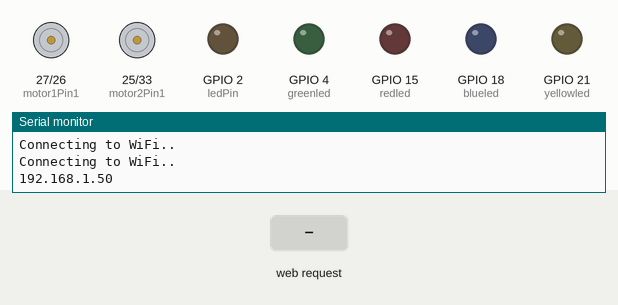
Simulated run of this sketch. Board: ESP32. Shown: motor-driver pin pairs drawn as motors (green arrow = first pin HIGH = forward, orange = second pin HIGH = backward, longer = more drive, scaled by the enable pin), output pins drawn as LEDs (lit = HIGH), the last lines printed to the serial monitor. The inputs (shaded band) are chosen by the test bench. WiFi joins after 1.5 s; servers stay silent unless stated; storage starts empty.

Above: at 3.2 s.
3.3 s: HTTP request GET /FORWARD received
At 4.7 s:
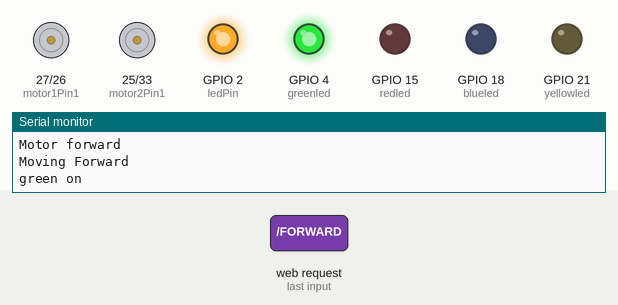
5.0 s: HTTP request GET /BACKWARD received
At 6.0 s:
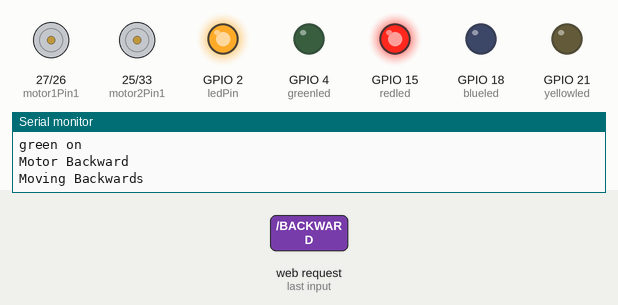
6.7 s: HTTP request GET /RIGHT received
At 7.4 s:
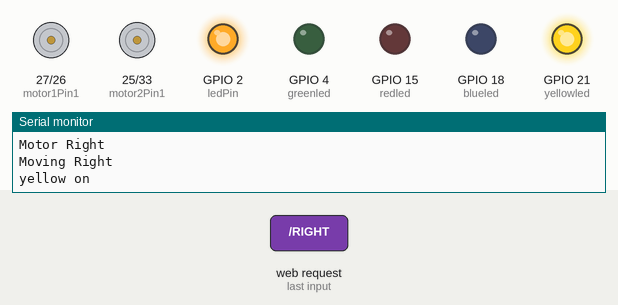
8.4 s: HTTP request GET /LEFT received
At 9.8 s:
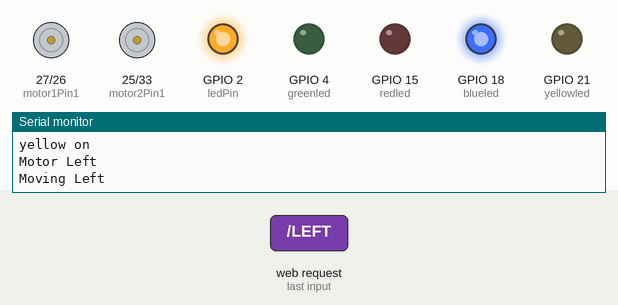
10.1 s: HTTP request GET /SLOW received
At 11.0 s:
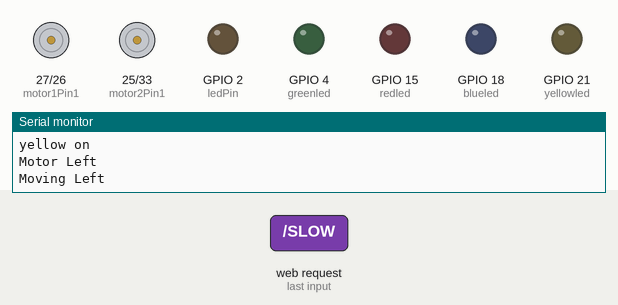
11.6 s: HTTP request GET /STOP received
Timing chart, 0 to 14.1 s (numbered marks = the images above; inputs shaded):
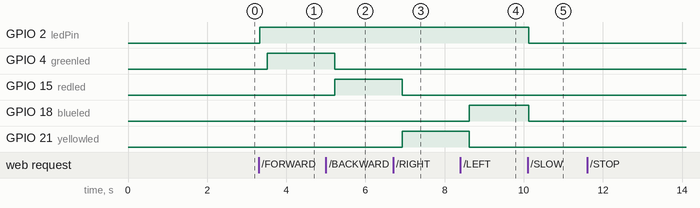

The sketch:

ESP32_Async_Web_Server.ino
```cpp
/*********
  Rui Santos
  Complete project details at https://randomnerdtutorials.com
*********/

// Import required libraries
#include "WiFi.h"
#include "ESPAsyncWebServer.h"
#include "SPIFFS.h"

// Replace with your network credentials
const char* ssid = "4G-UFI-351D";
const char* password = "1234567890";

// Set LED GPIO
const int ledPin = 2;
// Stores LED state
String ledState;

// Create AsyncWebServer object on port 80
AsyncWebServer server(80);
int Speed;
// Motor A
int motor1Pin1 = 27;
int motor1Pin2 = 26;
int enable1Pin = 14;
int SliderValue;
// Motor B
int motor2Pin1 = 25;
int motor2Pin2 = 33;
int enable2Pin = 32;
int valueString;
// Setting PWM properties
const int freq = 30000;
const int pwmChannel1 = 0;
const int pwmChannel2 = 1;
const int resolution = 8; //resolution of pulse width mod 8bit = 0-255 that we can vary the value
//int dutyCycle = 200;
// Declare the pins to which the LEDs are connected
int greenled = 4;
int redled = 15;
int blueled = 18;
int yellowled = 21;
String greenstate = "off";// state of green LED
String redstate = "off";// state of red LED
String bluestate = "off";// state of green LED
String yellowstate = "off";// state of red LED
// Replaces placeholder with LED state value
String processor(const String& var){
  Serial.println(var);
  if(var == "STATE"){
    if(digitalRead(ledPin)){
      ledState = "ON";
    }
    else{
      ledState = "OFF";
    }
    Serial.print(ledState);
    return ledState;
  }
  return String();
}

void setup(){

  pinMode(greenled, OUTPUT);
  pinMode(redled, OUTPUT);
  pinMode(blueled, OUTPUT);
  pinMode(yellowled, OUTPUT);

  // sets the pins as outputs:
  pinMode(motor1Pin1, OUTPUT);
  pinMode(motor1Pin2, OUTPUT);
  pinMode(enable1Pin, OUTPUT);

  pinMode(motor2Pin1, OUTPUT);
  pinMode(motor2Pin2, OUTPUT);
  pinMode(enable2Pin, OUTPUT);

  // configure LED PWM functionalitites
  ledcSetup(pwmChannel1, freq, resolution);
  ledcSetup(pwmChannel2, freq, resolution);

  // attach the channel to the GPIO to be controlled
  ledcAttachPin(enable1Pin, pwmChannel1);
  ledcAttachPin(enable2Pin, pwmChannel2); // attach pwm to D25

  // Serial port for debugging purposes
  Serial.begin(115200);
  pinMode(ledPin, OUTPUT);

  // Initialize SPIFFS
  if(!SPIFFS.begin(true)){
    Serial.println("An Error has occurred while mounting SPIFFS");
    return;
  }

  // Connect to Wi-Fi
  WiFi.begin(ssid, password);
  while (WiFi.status() != WL_CONNECTED) {
    delay(1000);
    Serial.println("Connecting to WiFi..");
  }

  // Print ESP32 Local IP Address
  Serial.println(WiFi.localIP());
  // Route for root / web page
  server.on("/", HTTP_GET, [](AsyncWebServerRequest *request){
    request->send(SPIFFS, "/index.html", String(), false, processor);
  });

  // Route to load style.css file
  server.on("/style.css", HTTP_GET, [](AsyncWebServerRequest *request){
    request->send(SPIFFS, "/style.css", "text/css");
  });

  // Route to set GPIO to HIGH
  server.on("/FORWARD", HTTP_GET, [](AsyncWebServerRequest *request){
    digitalWrite(ledPin, HIGH);
    Serial.println("Motor forward");
    MotorForward(Speed);
    Serial.println("green on");
    //greenstate = "on";
    digitalWrite(greenled, HIGH);
    digitalWrite(yellowled, LOW);
    digitalWrite(redled, LOW);
    digitalWrite(blueled, LOW);
    request->send(SPIFFS, "/index.html", String(), false, processor);
  });

  // Route to set GPIO to HIGH
  server.on("/BACKWARD", HTTP_GET, [](AsyncWebServerRequest *request){
    digitalWrite(ledPin, HIGH);
    Serial.println("Motor Backward");
    MotorBackward(Speed);
    //Serial.println("red on");
    greenstate = "on";
    digitalWrite(greenled, LOW);
    digitalWrite(yellowled, LOW);
    digitalWrite(redled, HIGH);
    digitalWrite(blueled, LOW);
    request->send(SPIFFS, "/index.html", String(), false, processor);
  });

  // Route to set GPIO to HIGH
  server.on("/RIGHT", HTTP_GET, [](AsyncWebServerRequest *request){
    digitalWrite(ledPin, HIGH);
    Serial.println("Motor Right");
    MotorRight(Speed);
    Serial.println("yellow on");
    //greenstate = "on";
    digitalWrite(greenled, LOW);
    digitalWrite(yellowled, HIGH);
    digitalWrite(redled, LOW);
    digitalWrite(blueled, LOW);
    request->send(SPIFFS, "/index.html", String(), false, processor);
  });

  // Route to set GPIO to HIGH
  server.on("/LEFT", HTTP_GET, [](AsyncWebServerRequest *request){
    digitalWrite(ledPin, HIGH);
    Serial.println("Motor Left");
    MotorLeft(Speed);
    //Serial.println("blue on");
    //greenstate = "on";
    digitalWrite(greenled, LOW);
    digitalWrite(yellowled, LOW);
    digitalWrite(redled, LOW);
    digitalWrite(blueled, HIGH);
    request->send(SPIFFS, "/index.html", String(), false, processor);
  });

    // Route to set GPIO to LOW
  server.on("/SLOW", HTTP_GET, [](AsyncWebServerRequest *request){
    digitalWrite(ledPin, LOW);
    //Serial.println("Motor Stop");
    Speed = 100;
    digitalWrite(greenled, LOW);
    digitalWrite(yellowled, LOW);
    digitalWrite(redled, LOW);
    digitalWrite(blueled, LOW);
    request->send(SPIFFS, "/index.html", String(), false, processor);
  });

  server.on("/FAST", HTTP_GET, [](AsyncWebServerRequest *request){
    digitalWrite(ledPin, HIGH);
    Serial.println("Motor forward");
    digitalWrite(greenled, LOW);
    digitalWrite(yellowled, LOW);
    digitalWrite(redled, LOW);
    digitalWrite(blueled, LOW);
    Speed = 250;
    request->send(SPIFFS, "/index.html", String(), false, processor);
  });

  server.on("/NORMAL", HTTP_GET, [](AsyncWebServerRequest *request){
    digitalWrite(ledPin, HIGH);
    Serial.println("Motor forward");
    digitalWrite(greenled, LOW);
    digitalWrite(yellowled, LOW);
    digitalWrite(redled, LOW);
    digitalWrite(blueled, LOW);
    Speed = 170;
    request->send(SPIFFS, "/index.html", String(), false, processor);
  });

  // Route to set GPIO to LOW
  server.on("/STOP", HTTP_GET, [](AsyncWebServerRequest *request){
    digitalWrite(ledPin, LOW);
    Serial.println("Motor Stop");
    digitalWrite(greenled, LOW);
    digitalWrite(yellowled, LOW);
    digitalWrite(redled, LOW);
    digitalWrite(blueled, LOW);
    MotorStop();
    request->send(SPIFFS, "/index.html", String(), false, processor);
  });

server.on("/Slider", HTTP_GET, [](AsyncWebServerRequest *request){
  digitalWrite(ledPin, LOW);
  digitalWrite(greenled, LOW);
  digitalWrite(yellowled, LOW);
  digitalWrite(redled, LOW);
  digitalWrite(blueled, LOW);
  if(request->hasParam("Speed")){
    String speedValue = request->getParam("Speed")->value();
    Speed = speedValue.toInt();
  }
  request->send(SPIFFS, "/index.html", String(), false, processor);
  Serial.println(Speed);
});

  // Start server

  server.begin();
}

void loop(){
}


void MotorForward(int Speed)
{
  ledcWrite(pwmChannel1, Speed);
  ledcWrite(pwmChannel2, Speed);
  Serial.println("Moving Forward");
  digitalWrite(motor1Pin1, LOW);
  digitalWrite(motor1Pin2, HIGH);
  digitalWrite(motor2Pin1, HIGH);  //swap motor wiring if spin in different direction!
  digitalWrite(motor2Pin2, LOW);
  delay(200);


}

void MotorBackward(int Speed)
{
  ledcWrite(pwmChannel1, Speed);
  ledcWrite(pwmChannel2, Speed);
  Serial.println("Moving Backwards");
  digitalWrite(motor1Pin1, HIGH);
  digitalWrite(motor1Pin2, LOW);
  digitalWrite(motor2Pin1, LOW);
  digitalWrite(motor2Pin2, HIGH);
  delay(200);
}

void MotorLeft(int Speed)
{
  ledcWrite(pwmChannel1, Speed);
  ledcWrite(pwmChannel2, Speed);
  Serial.println("Moving Left");
  digitalWrite(motor1Pin1,HIGH);
  digitalWrite(motor1Pin2,LOW);
  digitalWrite(motor2Pin1,LOW);
  digitalWrite(motor2Pin2,LOW);
  delay(200);
}

void MotorRight(int Speed)
{
  ledcWrite(pwmChannel1, Speed);
  ledcWrite(pwmChannel2, Speed);
  Serial.println("Moving Right");
  digitalWrite(motor1Pin1,LOW);
  digitalWrite(motor1Pin2,LOW);
  digitalWrite(motor2Pin1,HIGH);
  digitalWrite(motor2Pin2,LOW);
  delay(200);
}

void MotorStop()
{
  ledcWrite(pwmChannel1, Speed);
  ledcWrite(pwmChannel2, Speed);
  Serial.println("Motor stopped");
  digitalWrite(motor1Pin1, LOW);
  digitalWrite(motor1Pin2, LOW);
  digitalWrite(motor2Pin1, LOW);
  digitalWrite(motor2Pin2, LOW);
  delay(200);
}
```

Measured:
- after the input at 3.3 s, GPIO 2 (ledPin): LOW → HIGH at once; GPIO 4 (greenled): LOW → HIGH after 0.22 s
- after the input at 5.0 s, GPIO 4 (greenled): HIGH → LOW after 0.22 s; GPIO 15 (redled): LOW → HIGH after 0.22 s
- after the input at 6.7 s, GPIO 15 (redled): HIGH → LOW after 0.22 s; GPIO 21 (yellowled): LOW → HIGH after 0.22 s
- after the input at 8.4 s, GPIO 18 (blueled): LOW → HIGH after 0.22 s; GPIO 21 (yellowled): HIGH → LOW after 0.22 s
- after the input at 10.1 s, GPIO 2 (ledPin), GPIO 18 (blueled): HIGH → LOW at once
